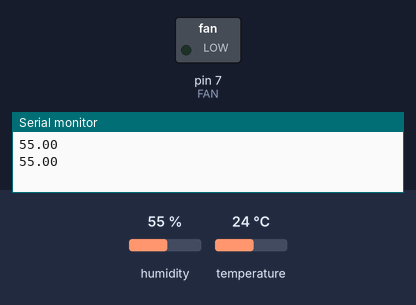
A sketch run on a simulated Arduino Mega 2560, built with avr-gcc and run on an emulated ATmega2560. Parts: switched loads named in the sketch (green lamp = pin HIGH), the last lines printed to the serial monitor. The inputs (shaded band) are chosen by the test bench; at power-on: humidity 55 %, temperature 24 °C.

Above: at 5.3 s.
5.4 s: humidity set to 73 %
9.0 s: humidity set to 76 %
At 10.3 s:
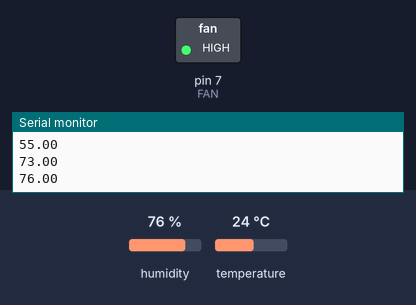
12.6 s: humidity set to 22 %
At 15.7 s:
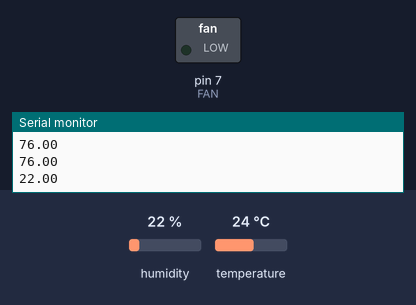
16.2 s: humidity set to 88 %
At 17.9 s:
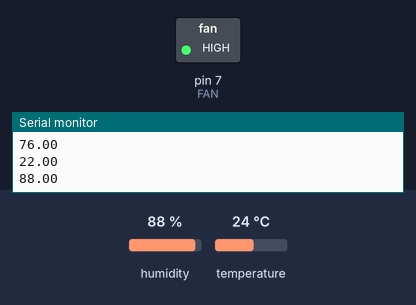
Timing chart, 0 to 19.4 s (numbered marks = the images above; inputs shaded):
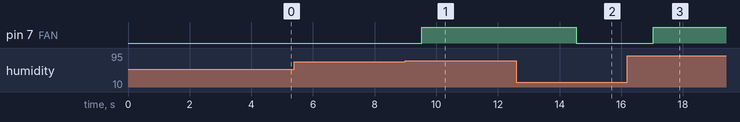

The sketch:

Humidity.ino
```cpp
#include "DHT.h"
#include <Adafruit_Sensor.h>

#define DHTPIN 8
#define DHTTYPE DHT22

DHT dht(DHTPIN, DHTTYPE);

int FAN=7;

void setup()
{
    Serial.begin(9600);
    pinMode(FAN, OUTPUT);
}

void loop()
{
  delay(2000);
 float h = dht.readHumidity();
 // Check if any reads failed and exit early (to try again).
  if (isnan(h)) {
    Serial.println("Failed to read from DHT sensor!");
    return;
  }
 Serial.println(h);

  if(h>=75)
  {
    digitalWrite(FAN,HIGH);
  }
  else
  {
    digitalWrite(FAN,LOW);
  }

  delay(500);
}
```

Measured:
- the behaviour switches between 74 and 75 % on humidity (found by bisection; images 0 and 1)
- after the input at 9.0 s, pin 7 (FAN): LOW → HIGH after 0.52 s
- after the input at 12.6 s, pin 7 (FAN): HIGH → LOW after 1.9 s
- after the input at 16.2 s, pin 7 (FAN): LOW → HIGH after 0.84 s
